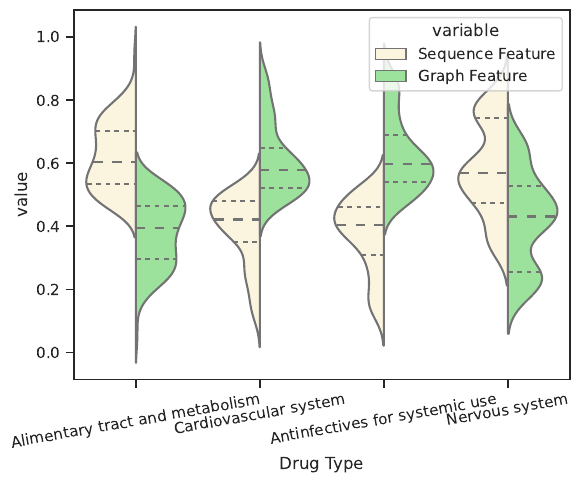

Reproduce this figure in Python.
import seaborn as sns
import numpy as np
import pandas as pd
import matplotlib.pyplot as plt
import torch
# 示例
# 生成随机数据

# drug_types = ['Drug 1', 'Drug 2', 'Drug 3',
#               'Drug 1', 'Drug 2', 'Drug 3',
#               'Drug 1', 'Drug 2', 'Drug 3',
#               'Drug 1', 'Drug 2', 'Drug 3',
#               'Drug 1', 'Drug 2', 'Drug 3']
# weights = np.random.rand(15, 2)
# weights = np.random.binomial(1, 0.5, size=(15, 2))
# weights = [[5.1531e-01, 4.8469e-01],
#            [8.7494e-01, 1.2506e-01],
#            [6.8637e-02, 9.3136e-01],
#            [3.8709e-02, 9.6129e-01],
#            [4.1981e-02, 9.5802e-01],
#            [2.7176e-01, 7.2824e-01],
#            [1.4047e-01, 8.5953e-01],
#            [8.1480e-02, 9.1852e-01],
#            [6.4113e-01, 3.5887e-01],
#            [8.9102e-01, 1.0898e-01],
#            [8.4017e-02, 9.1598e-01],
#            [4.4816e-01, 5.5184e-01],
#            [9.9775e-03, 9.9002e-01],
#            [9.1023e-01, 8.9765e-02],
#            [9.9693e-01, 3.0730e-03]]

drug_types = ['Antioxidants', 'Antioxidants', 'Antioxidants',
              'Hormone_Antagonists', 'Hormone_Antagonists', 'Hormone_Antagonists',
              'Anilides','Anilides', 'Anilides',
              'Enzyme_Inhibitors', 'Enzyme_Inhibitors', 'Enzyme_Inhibitors']

# Antioxidants = {'Ascorbic acid': '[H][C@@]1(OC(=O)C(O)=C1O)[C@@H](O)CO',
#                 'Probucol': 'CC(C)(SC1=CC(=C(O)C(=C1)C(C)(C)C)C(C)(C)C)SC1=CC(=C(O)C(=C1)C(C)(C)C)C(C)(C)C',
#                 'Resveratrol': 'OC1=CC=C(\C=C\C2=CC(O)=CC(O)=C2)C=C1'}
#
# Hormone_Antagonists = {'Fluconazole': 'OC(CN1C=NC=N1)(CN1C=NC=N1)C1=C(F)C=C(F)C=C1',
#                        'Flutamide': "CC(C)C(=O)NC1=CC(=C(C=C1)[N+]([O-])=O)C(F)(F)F",
#                        'Exemestane': '[H][C@@]12CCC(=O)[C@@]1(C)CC[C@@]1([H])[C@@]2([H])CC(=C)C2=CC(=O)C=C[C@]12C'}
#
# Anilides = {'Acetaminophen': 'CC(=O)NC1=CC=C(O)C=C1',
#             'Bupivacaine': 'CCCCN1CCCCC1C(=O)NC1=C(C)C=CC=C1C',
#             'Prilocaine': 'CCCNC(C)C(=O)NC1=CC=CC=C1C'}
#
# Enzyme_Inhibitors = {"Carbidopa":"C[C@@](CC1=CC(O)=C(O)C=C1)(NN)C(O)=O",
#                      "Indinavir":"CC(C)(C)NC(=O)[C@@H]1CN(CC2=CN=CC=C2)CCN1C[C@@H](O)C[C@@H](CC1=CC=CC=C1)C(=O)N[C@@H]1[C@H](O)CC2=CC=CC=C12",
#                      "Theophylline":"CN1C2=C(NC=N2)C(=O)N(C)C1=O"}

dt1 = ['Alimentary tract and metabolism'] * 100
dt2 = ['Cardiovascular system'] * 100
dt3 = ['Antinfectives for systemic use'] * 100
dt4 = ['Nervous system'] * 100


drug_types = dt1 + dt2 + dt3 + dt4

a = torch.tensor([[0.5829],
[0.9461],
[0.8325],
[0.8255],
[0.8019],
[0.7910],
[0.7821],
[0.7777],
[0.7735],
[0.7720],
[0.7680],
[0.7591],
[0.7564],
[0.7561],
[0.7522],
[0.7504],
[0.7407],
[0.7398],
[0.7373],
[0.7360],
[0.7358],
[0.7351],
[0.7335],
[0.7282],
[0.7110],
[0.7069],
[0.7016],
[0.7003],
[0.6991],
[0.6984],
[0.6943],
[0.6920],
[0.6905],
[0.6900],
[0.6815],
[0.6763],
[0.6763],
[0.6657],
[0.6644],
[0.6580],
[0.6495],
[0.6413],
[0.6409],
[0.6400],
[0.6369],
[0.6355],
[0.6343],
[0.6215],
[0.6212],
[0.6164],
[0.6078],
[0.6029],
[0.5999],
[0.5994],
[0.5967],
[0.5940],
[0.5888],
[0.5859],
[0.5842],
[0.5755],
[0.5723],
[0.5694],
[0.5685],
[0.5548],
[0.5531],
[0.5500],
[0.5497],
[0.5465],
[0.5424],
[0.5417],
[0.5386],
[0.5374],
[0.5359],
[0.5353],
[0.5346],
[0.5331],
[0.5319],
[0.5277],
[0.5242],
[0.5237],
[0.5182],
[0.5041],
[0.5005],
[0.4978],
[0.4975],
[0.4969],
[0.4937],
[0.4910],
[0.4860],
[0.4847],
[0.4786],
[0.4763],
[0.4729],
[0.4689],
[0.4674],
[0.4636],
[0.4608],
[0.4591],
[0.4538],
[0.4521],
[0.5424],
[0.5405],
[0.5397],
[0.5282],
[0.5265],
[0.5245],
[0.5204],
[0.5153],
[0.5057],
[0.5048],
[0.5033],
[0.5007],
[0.5007],
[0.5001],
[0.4963],
[0.4960],
[0.4958],
[0.4945],
[0.4878],
[0.4867],
[0.4859],
[0.4855],
[0.4851],
[0.4832],
[0.4812],
[0.4783],
[0.4745],
[0.4728],
[0.4701],
[0.4661],
[0.4653],
[0.4648],
[0.4645],
[0.4615],
[0.4593],
[0.4577],
[0.4546],
[0.4523],
[0.4492],
[0.4457],
[0.4444],
[0.4393],
[0.4386],
[0.4382],
[0.4370],
[0.4354],
[0.4333],
[0.4310],
[0.4268],
[0.4226],
[0.4206],
[0.4193],
[0.4157],
[0.4143],
[0.4089],
[0.4074],
[0.4001],
[0.3980],
[0.3965],
[0.3955],
[0.3893],
[0.3879],
[0.3873],
[0.3847],
[0.3782],
[0.3769],
[0.3768],
[0.3755],
[0.3751],
[0.3723],
[0.3693],
[0.3671],
[0.3598],
[0.3590],
[0.3570],
[0.3309],
[0.3190],
[0.3085],
[0.2992],
[0.2901],
[0.2808],
[0.2682],
[0.2611],
[0.2593],
[0.2574],
[0.2521],
[0.2457],
[0.2412],
[0.2383],
[0.2212],
[0.2197],
[0.1939],
[0.1824],
[0.1755],
[0.1574],
[0.1422],
[0.1412],
[0.1309],
[0.1192],
[0.1053],
[0.5343],
[0.5307],
[0.5302],
[0.5208],
[0.5204],
[0.5204],
[0.5198],
[0.5145],
[0.5141],
[0.5105],
[0.5083],
[0.5045],
[0.5024],
[0.4997],
[0.4966],
[0.4961],
[0.4825],
[0.4775],
[0.4770],
[0.4717],
[0.4707],
[0.4683],
[0.4667],
[0.4664],
[0.4637],
[0.4586],
[0.4541],
[0.4492],
[0.4484],
[0.4483],
[0.4479],
[0.4478],
[0.4473],
[0.4458],
[0.4426],
[0.4399],
[0.4394],
[0.4288],
[0.4256],
[0.4193],
[0.4188],
[0.4175],
[0.4170],
[0.4133],
[0.4130],
[0.4130],
[0.4101],
[0.4074],
[0.4070],
[0.4044],
[0.4015],
[0.3944],
[0.3941],
[0.3902],
[0.3901],
[0.3900],
[0.3889],
[0.3859],
[0.3813],
[0.3800],
[0.3788],
[0.3786],
[0.3699],
[0.3665],
[0.3633],
[0.3624],
[0.3621],
[0.3615],
[0.3597],
[0.3412],
[0.3408],
[0.3289],
[0.3256],
[0.3240],
[0.3134],
[0.2986],
[0.2942],
[0.2908],
[0.2784],
[0.2759],
[0.2732],
[0.2638],
[0.2523],
[0.2355],
[0.2327],
[0.2227],
[0.2111],
[0.1922],
[0.1828],
[0.1806],
[0.1659],
[0.1654],
[0.1554],
[0.1496],
[0.1482],
[0.1469],
[0.1437],
[0.1250],
[0.1206],
[0.1132],
[0.3701],
[0.3683],
[0.3675],
[0.3620],
[0.3590],
[0.3585],
[0.3575],
[0.3561],
[0.3548],
[0.3514],
[0.3447],
[0.3437],
[0.3426],
[0.3328],
[0.3274],
[0.8254],
[0.8141],
[0.8061],
[0.8025],
[0.8017],
[0.7995],
[0.7988],
[0.7846],
[0.7834],
[0.7806],
[0.7751],
[0.7738],
[0.7703],
[0.7659],
[0.7631],
[0.7616],
[0.7570],
[0.7562],
[0.7536],
[0.7530],
[0.7495],
[0.7490],
[0.7485],
[0.7454],
[0.7446],
[0.7442],
[0.7397],
[0.7386],
[0.7382],
[0.7337],
[0.4867],
[0.4799],
[0.4775],
[0.4755],
[0.4736],
[0.4727],
[0.4689],
[0.4688],
[0.4687],
[0.4685],
[0.4679],
[0.4673],
[0.4665],
[0.4655],
[0.4630],
[0.6174],
[0.6153],
[0.6140],
[0.6133],
[0.6111],
[0.6107],
[0.6079],
[0.5958],
[0.5948],
[0.5916],
[0.5896],
[0.5888],
[0.5875],
[0.5827],
[0.5814],
[0.5803],
[0.5744],
[0.5731],
[0.5727],
[0.5699],
[0.5679],
[0.5645],
[0.5620],
[0.5608],
[0.5574],
[0.5566],
[0.5494],
[0.5491],
[0.5463],
[0.5452],
[0.5440],
[0.5394],
[0.5358],
[0.5322],
[0.5314],
[0.5293],
[0.5281],
[0.5266],
[0.5256],
[0.5251]])

print(len(a))
b = 1-a
weights1_normalized = torch.cat((a, b), dim=1)
# a = a.mean(dim=1)
# weights1_normalized = a / a.sum(dim=1, keepdim=True)
# print(weights1_normalized)222d
b = np.array(weights1_normalized)
# print(b)
weights = b
weights_df = pd.DataFrame(weights, columns=['Sequence Feature', 'Graph Feature'])
# weights_df['Drug Type'] = np.random.choice(drug_types, 100)
weights_df['Drug Type'] = drug_types

sns.set(style="ticks")
ax = sns.violinplot(x="Drug Type", y="value", hue="variable",
                    data=pd.melt(weights_df, id_vars=['Drug Type']),
                    split=True, inner="quartile", palette=["cornsilk", "lightgreen"])
# 设置横纵坐标标签
# ax.set_xlabel('Drug Type', fontsize=14)
# ax.set_ylabel('Weight', fontsize=14)

# 显示图形
plt.xticks(rotation=10)

plt.savefig("violin.pdf", bbox_inches='tight')
# plt.show()


# case study
# [0.6983]
# [0.3166]
# [0.5085]
# [0.7370]
# [0.1731]
# [0.8502]
# [0.8907]
# [0.8691]
# [0.8062]
# [0.9015]
# [0.8591]
# [0.8349]
# [0.5310]
# [0.4794]
# [0.8699]
# [0.8741]
# [0.8508]
# [0.7580]
# [0.8788]
# [0.9082]
# [0.8762]
# [0.8924]
# [0.9516]
# [0.6646]
# [0.7911]
# [0.8052]
# [0.8521]
# [0.7012]
# [0.8328]
# [0.7223]
# [0.8578]
# [0.6898]
# [0.7779]
# [0.7287]
# [0.4844]
# [0.8912]
# [0.4210]
# [0.3064]
# [0.2084]
# [0.3955]
# [0.3554]
# [0.5226]
# [0.4090]
# [0.4222]

# tensor([[0.9522],
#         [0.9516],
#         [0.9502],
#         [0.9415],
#         [0.9673],
#         [0.9512],
#         [0.9452],
#         [0.9700],
#         [0.9515],
#         [0.9491],
#         [0.9718],
#         [0.9536],
#         [0.9478],
#         [0.9712],
#         [0.9538],
#         [0.8808],
#         [0.9435],
#         [0.9647],
#         [0.9563],
#         [0.9484],
#         [0.9429],
#         [0.9554]]